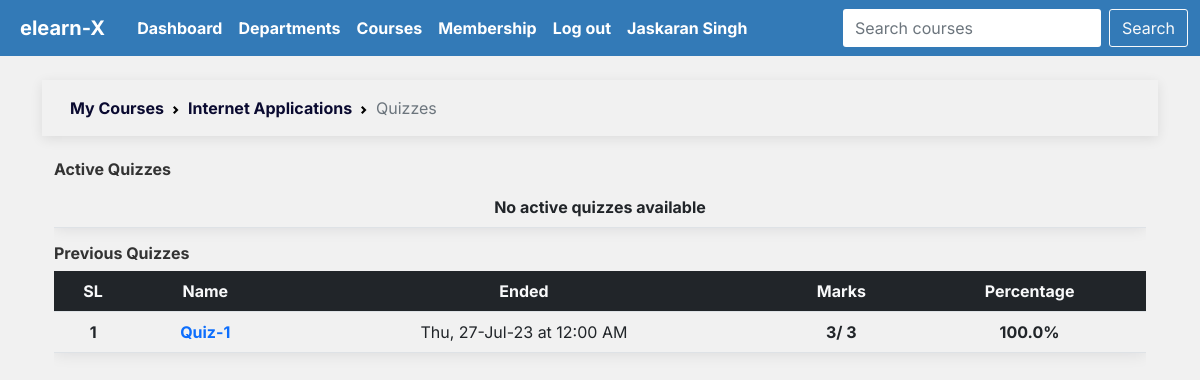
Page /myQuizzes/1 (signed in) on the earlier database version.
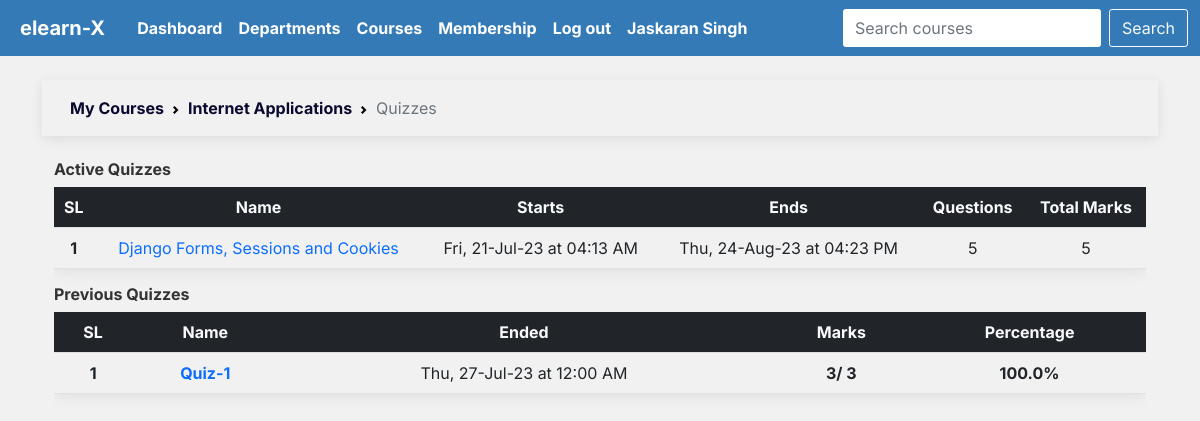
Same page on the later database version.
### quiz/models.py (models this page shows, shortened)
class Quiz(models.Model):
    title = models.CharField(max_length=100)
    description = models.TextField(null=True, blank=True)
    course = models.ForeignKey(Course, on_delete=models.CASCADE)
    start = models.DateTimeField()
    end = models.DateTimeField()
    created_at = models.DateTimeField(auto_now_add=True)
    updated_at = models.DateTimeField(auto_now=True)
    publish_status = models.BooleanField(default=False, null=True, blank=True)
    started = models.BooleanField(default=False, null=True, blank=True)
    class Meta:
        verbose_name_plural = "Quizzes"
        ordering = ['-created_at']
    def total_marks(self):
        return Question.objects.filter(quiz=self).aggregate(total_marks=models.Sum('marks'))['total_marks']
    def starts(self):
        return self.start.strftime("%a, %d-%b-%y at %I:%M %p")
    def ends(self):
        return self.end.strftime("%a, %d-%b-%y at %I:%M %p")

### quiz/views.py (the view)
# urls.py: path('myQuizzes/<int:code>', views.myQuizzes, name='myQuizzes'),
def myQuizzes(request, code):
    if is_student_authorised(request, code):
        course = Course.objects.get(code=code)
        quizzes = Quiz.objects.filter(course=course)
        student = Student.objects.get(student_id=request.session['student_id'])
        active_quizzes = []
        previous_quizzes = []
        for quiz in quizzes:
            if quiz.end < timezone.now() or quiz.studentanswer_set.filter(student=student).exists():
                previous_quizzes.append(quiz)
            else:
                active_quizzes.append(quiz)
        for quiz in quizzes:
            quiz.attempted = quiz.studentanswer_set.filter(
                student=student).exists()
        for quiz in previous_quizzes:
            student_answers = quiz.studentanswer_set.filter(student=student)
            total_marks_obtained = sum([student_answer.question.marks if student_answer.answer ==
                                       student_answer.question.answer else 0 for student_answer in student_answers])
            quiz.total_marks_obtained = total_marks_obtained
            quiz.total_marks = sum(
                [question.marks for question in quiz.question_set.all()])
            quiz.percentage = round(
                total_marks_obtained / quiz.total_marks * 100, 2) if quiz.total_marks != 0 else 0
            quiz.total_questions = quiz.question_set.count()
        for quiz in active_quizzes:
            quiz.total_questions = quiz.question_set.count()
        return render(request, 'quiz/myQuizzes.html', {
            'course': course,
            'quizzes': quizzes,
            'active_quizzes': active_quizzes,
            'previous_quizzes': previous_quizzes,
            'student': student,
        })
    else:
        return redirect('std_login')

### main/views.py (called while the page is built)
def is_student_authorised(request, code):
    course = Course.objects.get(code=code)
    if request.session.get('student_id') and course in Student.objects.get(student_id=request.session['student_id']).course.all():
        return True
    else:
        return False

### quiz/templates/quiz/myQuizzes.html (shortened to what the changed rows need)
{% extends 'index.html' %}
{% block content %}
<div class="container" id="con">
   <div class="container">
      <div class="table-responsive animate__animated animate__fadeIn">
         <table class="table text-center shadow" style="white-space: nowrap;">
            {% if active_quizzes %}
            <thead class="bg-dark text-light">
               <tr>
                  <th scope="col">SL</th>
                  <th scope="col">Name</th>
                  <th scope="col">Starts</th>
                  <th scope="col">Ends</th>
                  <th scope="col">Questions</th>
                  <th scope="col">Total Marks</th>
               </tr>
            </thead>
            <tbody class="">
               {% for quiz in active_quizzes %}
               <tr>
                  <th scope="row">{{forloop.counter}}</th>
                  <td><a href="{% url 'startQuiz' course.code quiz.id %}">{{quiz.title}}</a></td>
                  <td>{{quiz.starts}}</td>
                  <td>{{quiz.ends}}</td>
                  {% if quiz.total_questions > 0 %}
                  <td>{{quiz.total_questions}}</td>
                  <td>{{quiz.total_marks}}</td>
                  {% else %}
                  <td class="text-center">Questions not set yet</td>
                  <td class="text-center">0</td>
                  {% endif %}
               </tr>
               {% endfor %}
               {% else %}
               <tr>
                  <th class="text-center">No active quizzes available</th>
               </tr>
               {% endif %}
            </tbody>
         </table>
      </div>
      <div class="table-responsive animate__animated animate__fadeIn">
         <table class="table text-center shadow" style="white-space: nowrap;">
            {% if previous_quizzes %}
            <thead class="bg-dark text-light">
               <tr>
                  <th scope="col">SL</th>
                  <th scope="col">Name</th>
                  <th scope="col">Ended</th>
                  <th scope="col">Marks</th>
                  <th scope="col">Percentage</th>
               </tr>
            </thead>
            <tbody class="">
               {% for quizP in previous_quizzes %}
               {% if quizP.attempted %}
               {% if quizP.publish_status %}
               <tr>
                  <th scope="row">{{forloop.counter}}</th>
                  <td class="fw-bold">
                     <a href="{% url 'quizResult' course.code quizP.id %}">{{quizP.title}}</a>
                  </td>
                  <td>{{quizP.ends}}</td>
                  <td class="fw-bold marks">{{quizP.total_marks_obtained}}/ {{ quizP.total_marks}}</td>
                  <td class="fw-bold percentage"> {{ quizP.percentage}}%</td>
               </tr>
               {% endif %}
               {% endif %}
               {% endfor %}
               {% else %}
               <tr>
                  <th scope="col" class="text-center">No previous quiz attempts</th>
               </tr>
               {% endif %}
            </tbody>
         </table>
      </div>
   </div>
</div>
{% endblock %}

Differences in the rows shown:
added Quiz: title "Django Forms, Sessions and Cookies", starts "Fri, 21-Jul-23 at 04:13 AM", ends "Thu, 24-Aug-23 at 04:23 PM", total_questions "5", total_marks "5", shown under "Active Quizzes"
Other differences:
text no longer shown: "No active quizzes available"
text now shown: "SL Name Starts Ends Questions Total Marks"
